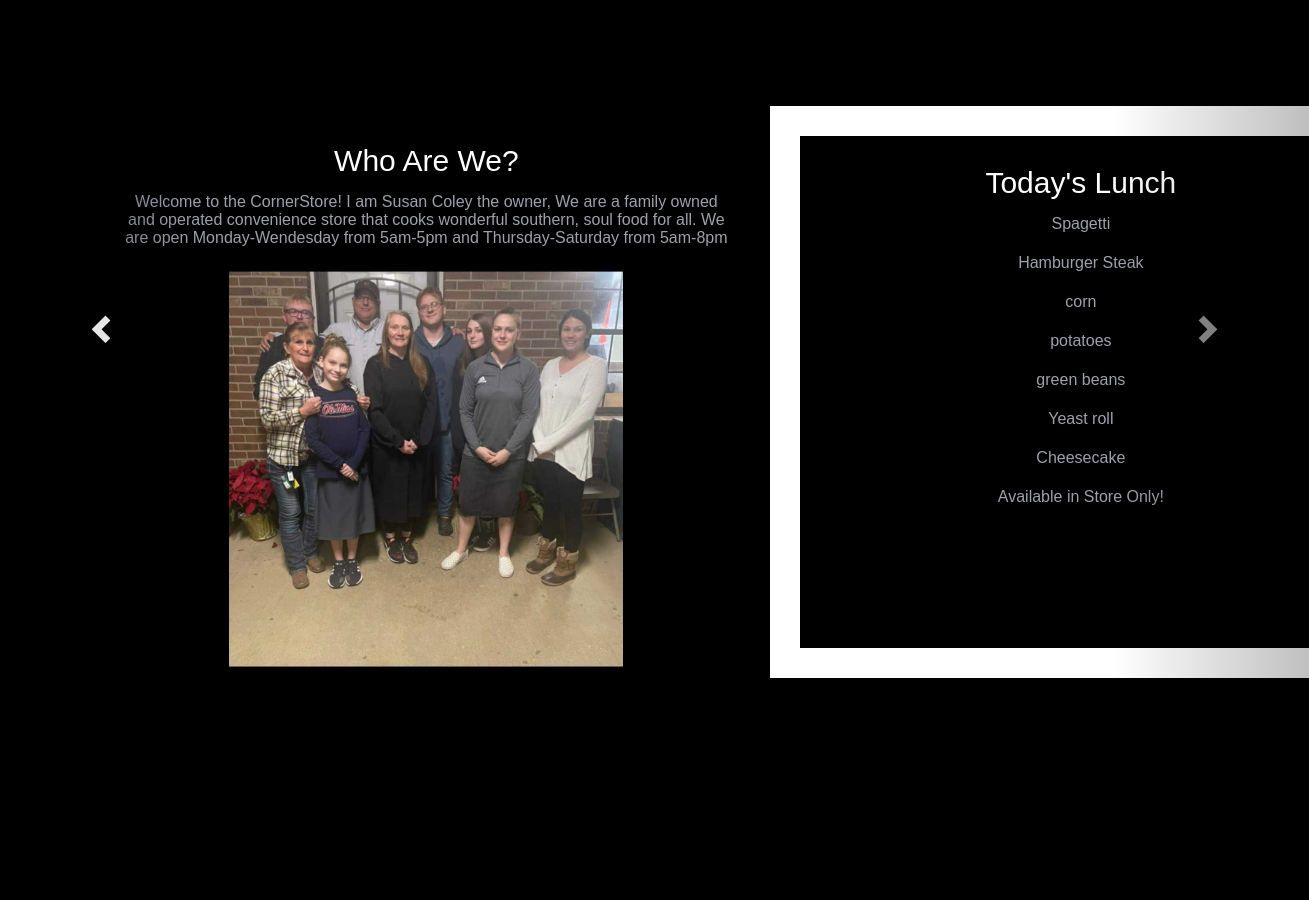
The page /home/ (signed in, middle part) on the database as committed earlier.
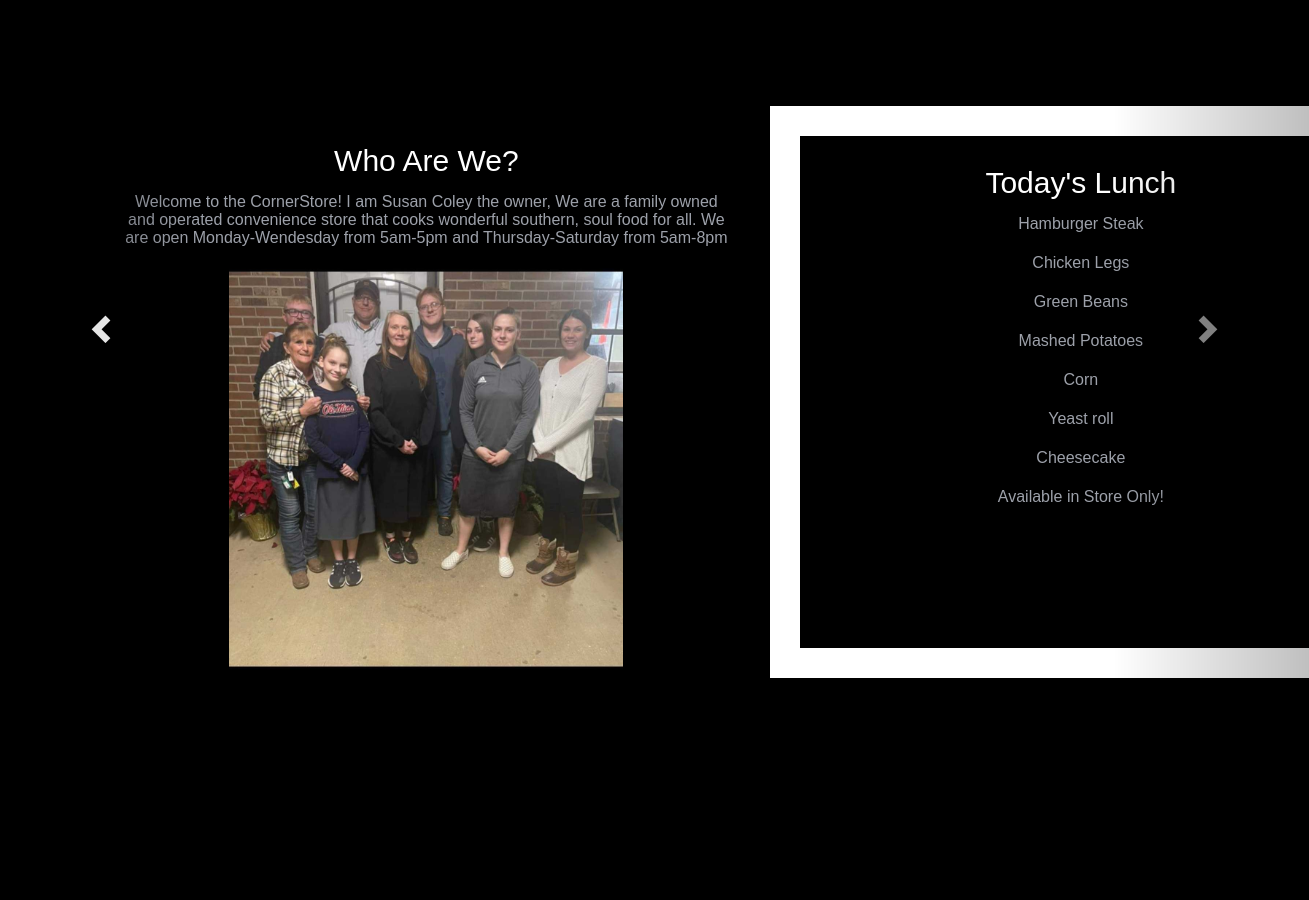
The same page on the database as committed later.
### app/models.py (models this page shows)
class dailyLunch(models.Model):
    entree1 = models.CharField(max_length=100, null=True)
    entree2 = models.CharField(max_length=100, null=True)
    side1 = models.CharField(max_length=100, null=True)
    side2 = models.CharField(max_length=100, null=True)
    side3 = models.CharField(max_length=100, null=True)
    bread = models.CharField(max_length=100, null=True)
    dessert = models.CharField(max_length=100, null=True)

### app/views.py (the view)
# urls.py: path('home/', views.home, name='home'),
@login_required(login_url='login')
def home(request):
    is_admin = request.user.groups.filter(name='admin').exists()
    events = event.objects.all()
    lunch = dailyLunch.objects.all()
    context ={"events": events,'is_admin': is_admin,"lunch": lunch}
    return render(request,'index.html',context)

### app/templates/index.html (shortened to what this page needs)
{% load static %}
<!DOCTYPE html>
<html lang="en-US">
  <head>
    <link rel="stylesheet" href="https://maxcdn.bootstrapcdn.com/bootstrap/3.4.1/css/bootstrap.min.css">
    <link rel="stylesheet" href="{% static 'style.css' %}"/>
    <link rel="stylesheet" href="https://cdnjs.cloudflare.com/ajax/libs/font-awesome/5.13.0/css/all.min.css"/>
  </head>
  <body>
      <div id="wrapper">
        <div class="container">
            <a class="left carousel-control" href="#myCarousel" role="button">
              <span class="glyphicon glyphicon-chevron-left" aria-hidden="true"></span>
            </a>
            <a class="right carousel-control" href="#myCarousel" role="button">
              <span class="glyphicon glyphicon-chevron-right" aria-hidden="true"></span>
            </a>
          </div>
        </div>
        <br>
        <div id="main">
          <div class="items" style="width: 100vw;">
            <div class="large-col">
              <h2 class = "home-sections">Who Are We?</h2>
              <p>Welcome to the CornerStore! I am Susan Coley the owner, We are a family owned and operated convenience store that cooks wonderful southern, soul food for all.  We are open Monday-Wendesday from 5am-5pm and Thursday-Saturday from 5am-8pm</p>
              <img src="{% static 'images/cornerstore-staff.jpeg' %}" alt="Coley Family" class ="coleys">
            </div>
            <div class="large-col-last">
              <h2 class = "home-sections">Today's Lunch</h2>
              {% for stuff in lunch%}
                <p>{{stuff.entree1}}</p>
                <p>{{stuff.entree2}}</p>
                <p>{{stuff.side1}}</p>
                <p>{{stuff.side2}}</p>
                <p>{{stuff.side3}}</p>
                <p>{{stuff.bread}}</p>
                <p>{{stuff.dessert}}</p>
              {%endfor%}
              <p class="a-link"><span>Available in Store Only!</span></p>
            </div>
          </div>
        </div>
      <div class = "testimonials text-center" style="width: 100vw; display: flex; justify-content: space-between;">
        </div>
</body>
</html>

### app/static/style.css (style rules this page uses)
* { margin: 0; padding: 0; outline: 0; }
body { font-size: 16px; line-height: 1.3; font-family: arial, sans-serif; color: white; background-color: black; min-width: 1023px; overflow-x:hidden; }
p { display: block; margin-block-start: 1em; margin-block-end: 1em; margin-inline-start: 0px; margin-inline-end: 0px; }
html, body { height: 100%; }
a { color: #0252aa; text-decoration: none; cursor: pointer; }
.left, .alignleft { float: left; display: inline; }
.right, .alignright { float: right; display: inline; }
div { display: block; }
#wrapper { min-height: 100%; height: auto !important; height: 100%; margin: 0 auto -45px; }
#main { padding: 0 0 0 4px; width: 955px; }
#main p { line-height: 18px; color: #9da1aa; padding-bottom: 5px; }
#main .items { padding: 21px 0 45px 0; width: 100%; margin: 10%; }
.large-col { margin: 0; margin-right: 0; float: center; padding: 0 10px 0 0; justify-content: center; margin: 1em; padding: .5em; margin-bottom: 0; }
.large-col-last { float: right; justify-content: center; margin: 1em; margin-bottom: 0; border: 30px solid ; border-image: url("images/border-image.webp") 15% round; }
.coleys { width: 65%; text-align: center; }
.testimonials { padding: 100px 0; }
.home-sections { padding-top: 10px; }
.items { text-align: center; float: left; padding: 0 10px; width: 30%; display: grid; grid-template-columns: 50% 50%; }

Rows that differ between the two databases and show on the page:
removed dailyLunch: entree1 "Spagetti", entree2 "Hamburger Steak", side1 "corn", side2 "potatoes", side3 "green beans", bread "Yeast roll", dessert "Cheesecake"
added dailyLunch: entree1 "Hamburger Steak", entree2 "Chicken Legs", side1 "Green Beans", side2 "Mashed Potatoes", side3 "Corn", bread "Yeast roll", dessert "Cheesecake"
